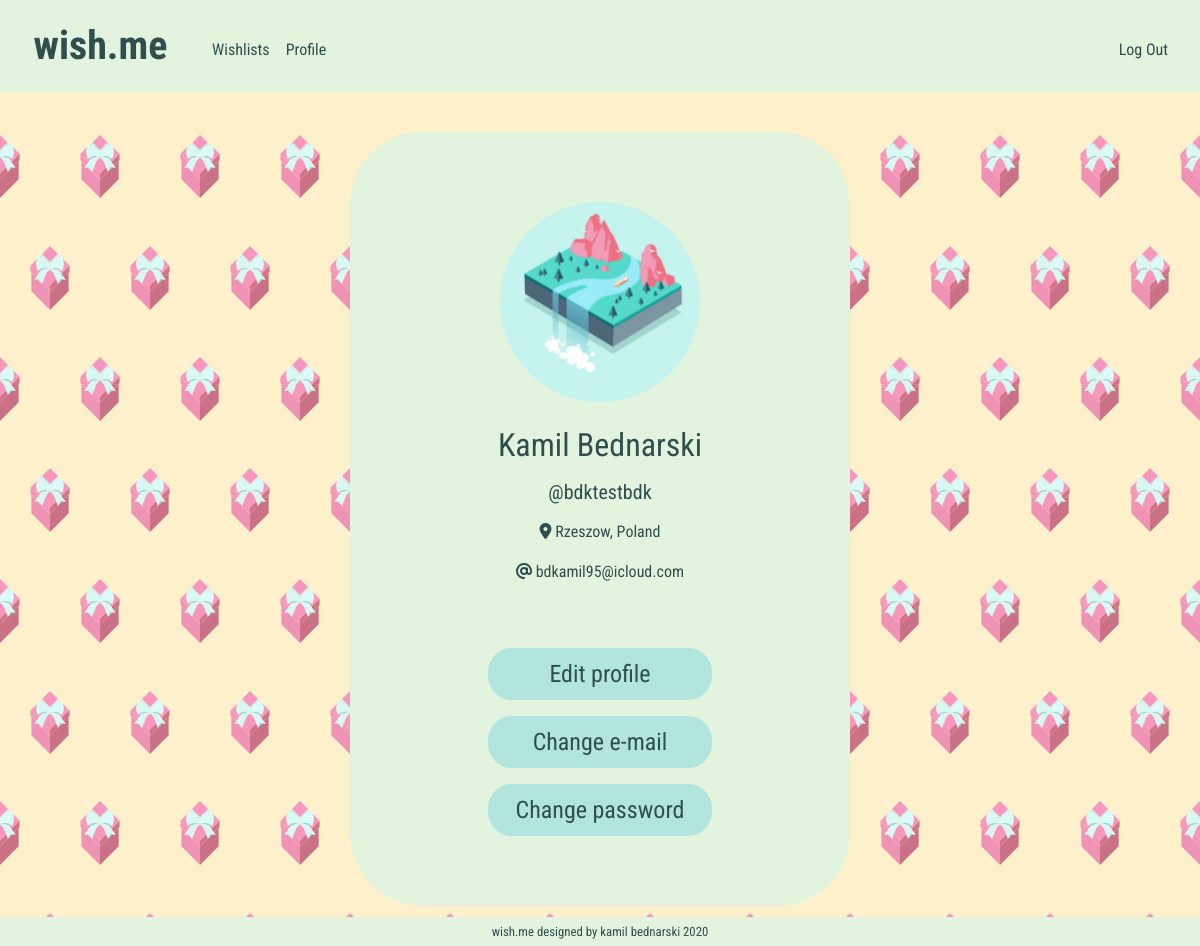
/profile/bdktestbdk (signed in), run on an earlier commit of the app's database.
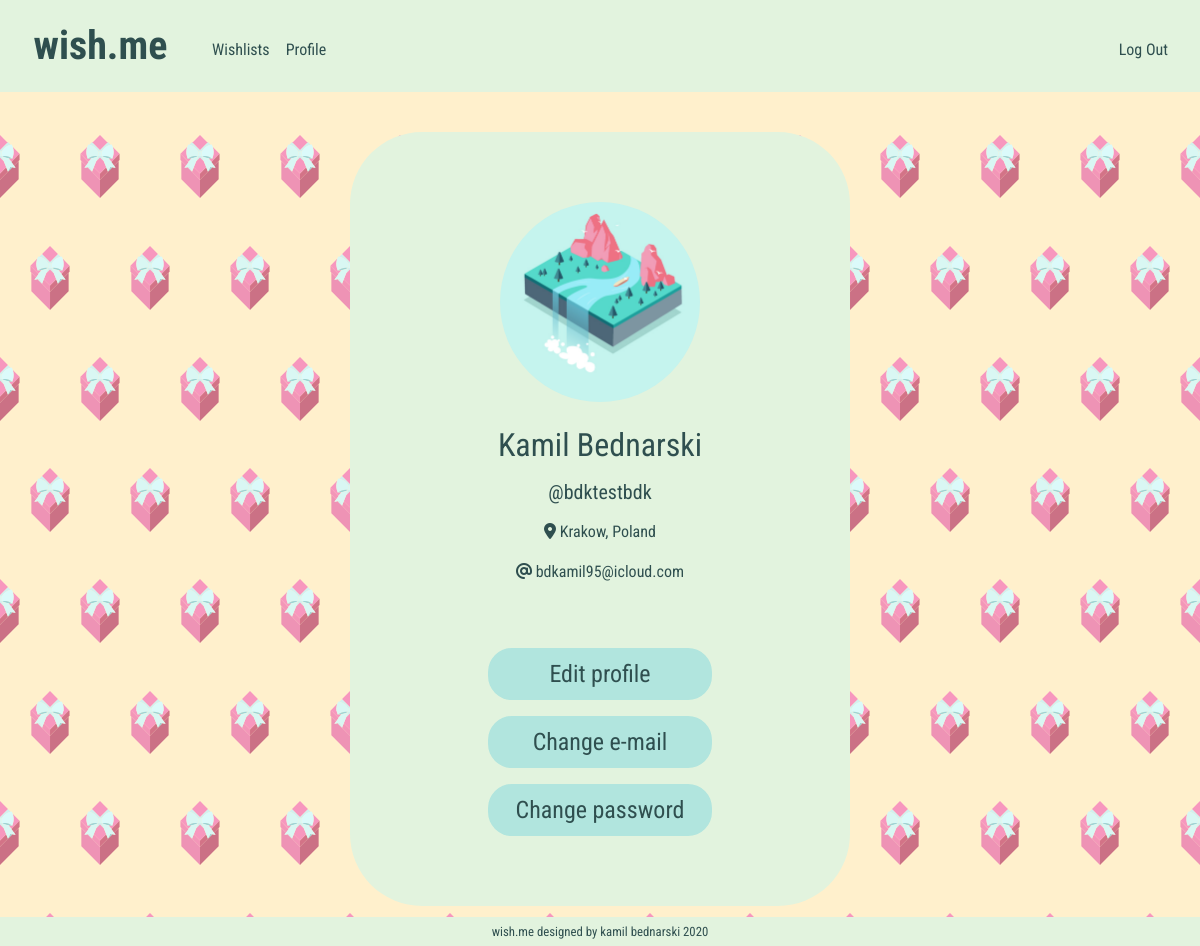
And on a later commit of the database.
### tables this page shows
CREATE TABLE users (id INTEGER PRIMARY KEY AUTOINCREMENT, username TEXT NOT NULL, hash TEXT NOT NULL, name TEXT NOT NULL, surname TEXT NOT NULL, email TEXT NOT NULL, city TEXT NOT NULL, country TEXT NOT NULL);

### app.py (the view)
@app.route("/profile/<username>")
@login_required
def user_profile(username):
    id = session["user_id"]
    user_data = db.execute("SELECT * FROM users WHERE id = :id", id=id)
    name = user_data[0]["name"]
    surname = user_data[0]["surname"]
    email = user_data[0]["email"]
    city = user_data[0]["city"]
    country = user_data[0]["country"]
    images = db.execute("SELECT * FROM images WHERE id = :id", id=id)
    is_image = images[0]["image"]
    if is_image == 0:
        image_source = "profileimg.bmp"
    if is_image == 1:
        image_source = f"/uploads/{id}.jpg"
    return render_template("profile.html", username=username, name=name, surname=surname, email=email, city=city, country=country, image_source=image_source)

### app.py (called while the page is built)
@app.after_request
def after_request(response):
    response.headers["Cache-Control"] = "no-cache, no-store, must-revalidate"
    response.headers["Expires"] = 0
    response.headers["Pragma"] = "no-cache"
    return response

### helpers.py (called while the page is built)
def login_required(f):
    @wraps(f)
    def decorated_function(*args, **kwargs):
        if session.get("user_id") is None:
            print("login_required() message: session['user_id'] is none")
            return redirect("/login")
        return f(*args, **kwargs)
    return decorated_function

### templates/profile.html (shortened to what this page needs)
{% extends "layout.html" %}
{% block main %}
    <div class="form-container">
        <div class="text-center pb-4">
            <img class="profile-img" src="../static/image/{{ image_source }}" width="200px" height="200px">
        </div>
        <div class="form-group">
            <div class="text-center">
                <h2>{{ name }} {{ surname }}</h2>
            </div>
        </div>
        <div class="text-center">
            <label class="form-label-l"><h5>@{{ username }}</h5></label>
        </div>
        <div class="form-group">
            <div class="text-center">
                <p>
                    <span class="icon-gray">
                        <i class="fas fa-map-marker-alt icon-gray"></i>
                    </span>
                    <span class="text-medium"> {{ city }}, {{ country }}</span>
                </p>
            </div>
        </div>
        <div class="form-group">
            <div class="text-center">
                <p>
                    <span class="icon-gray">
                        <i class="fas fa-at icon-gray"></i>
                    </span>
                    <span class="text-medium"> {{ email }}</span>
                </p>
            </div>
        </div>
        <div class="text-center pt-5 pb-3">
            <form class="text-center" action="/profile/edit">
                <input class="form-button" type="submit" value="Edit profile" />
            </form>
        </div>
        <div class="text-center pb-3">
            <form class="text-center" action="/change/email">
                <input class="form-button" type="submit" value="Change e-mail" />
            </form>
        </div>
        <div class="text-center">
            <form class="text-center" action="/change/password">
                <input class="form-button" type="submit" value="Change password" />
            </form>
        </div>
    </div>
{% endblock %}

### templates/layout.html (shortened to what this page needs)
<!DOCTYPE html>
<html lang="en">
    <head>
        <link href="https://maxcdn.bootstrapcdn.com/bootstrap/4.1.3/css/bootstrap.min.css" rel="stylesheet">
        <link rel="stylesheet" href="https://cdnjs.cloudflare.com/ajax/libs/bootstrap-datepicker/1.4.1/css/bootstrap-datepicker3.css"/>
        <link href="/static/styles.css" rel="stylesheet">
    </head>
    <body>
        <nav class="navbar navbar-expand-md navbar-light nav-bar-color">
            <div class="logo-surrounding">
                <a class="logo" href="/">wish.me</a>
            </div>
            <div class="collapse navbar-collapse" id="navbar">
                {% if session.user_id %}
                    <ul class="navbar-nav mr-auto mt-2 px-2 pl-3">
                        <li class="nav-item"><a class="nav-link text-navbar" href="/">Wishlists</a></li>
                        <li class="nav-item"><a class="nav-link text-navbar" href="/profile">Profile</a></li>
                    </ul>
                    <ul class="navbar-nav ml-auto mt-2 px-2 pl-3">
                        <li class="nav-item"><a class="nav-link text-navbar" href="/logout">Log Out</a></li>
                    </ul>
                {% else %}
                    <ul class="navbar-nav ml-auto mt-2 px-2 pl-3">
                        <li class="nav-item"><a class="nav-link text-navbar" href="/register">Join Us</a></li>
                        <li class="nav-item"><a class="nav-link text-navbar" href="/login">Log In</a></li>
                    </ul>
                {% endif %}
            </div>
        </nav>
        <main >
            {% block main %}{% endblock %}
        </main>
        <div class="text-center">
            <footer class=" fixed-bottom small text-muted text-navbar footer-container text-center"><a>wish.me designed by kamil bednarski 2020</a></footer>
        </div>
    </body>
</html>

### static/styles.css (style rules this page uses)
#navbar { font-weight: 400; }
::placeholder { color: lightgrey !important; }
body { font-family: 'Roboto Condensed', sans-serif; background-color: #FFF0CC; background-image: url('/static/image/background-segment.svg'); background-repeat: repeat; background-size: 100px; z-index: -1; background-attachment: fixed; }
main { display: flex; justify-content: center; align-items: center; padding-top: 5vh; padding-bottom: 5vh; color: darkslategray; }
h2 { font-weight: 400; }
h5 { font-weight: 400; }
.nav-bar-color { background-color: #E2F3DE }
.logo { padding-left: 0.3rem; padding-right: 0.3rem; color: darkslategray; font-size: 2.5rem; font-weight: 700; }
.logo-surrounding { padding: 0.5rem 1rem 0.5rem 0.8rem; border-radius: 2rem; text-align: center; }
.form-container { width: 80vw; max-width: 500px; padding: 70px; border-radius: 4.5rem; background-color: #E2F3DE; }
.form-label-l { font-weight: 400; font-size: 1.5rem; }
.form-button { border-radius: 1.5rem; padding: 0.5rem 1rem 0.5rem 1rem; background-color: #B1E5DE; font-size: 1.5rem; font-weight: 400; border: none; color: darkslategray; width: 14rem; }
.text-medium { font-weight: 400; }
.icon-gray { color: darkslategray; }
.profile-img { border-radius: 50%; object-fit: cover; }
.text-navbar { color: darkslategray !important; }
.footer-container { background-color: #E2F3DE; padding: 0.3rem; }

What changed in the data, as far as the page shows it:
changed users "Kamil": city "Rzeszow" → "Krakow"
